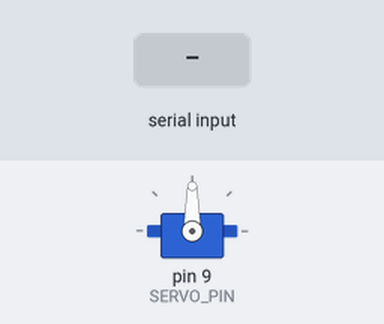
The sketch below on a simulated Arduino Uno, built with avr-gcc and run on an emulated ATmega328P. Shown: servo. The inputs (shaded band) are chosen by the test bench.

Above: at 1.2 s.
1.3 s: "30,150\n" received over Serial
At 3.2 s:
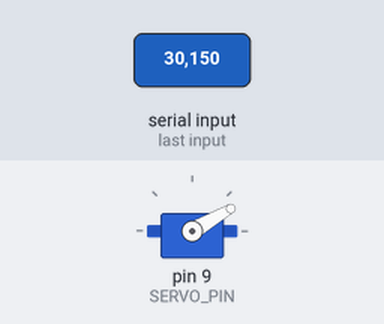
3.5 s: "5\n" received over Serial
At 4.9 s:
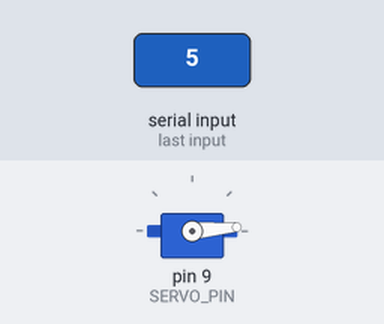
5.5 s: "200\n" received over Serial
At 6.4 s:
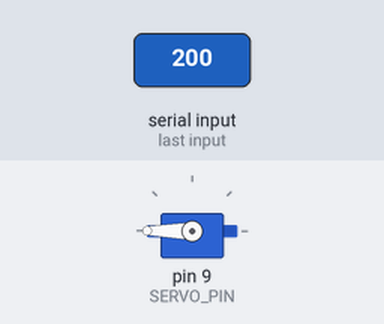
7.5 s: "90,45\n" received over Serial
At 9.2 s:
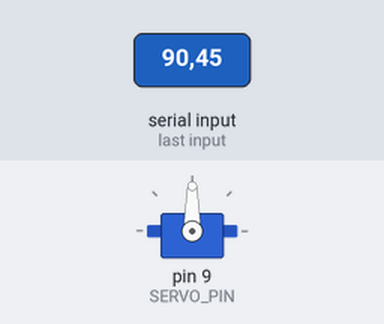
Timing chart, 0 to 10.5 s (numbered marks = the images above; inputs shaded):
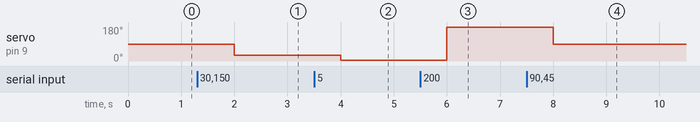

The sketch:

servo.ino
```cpp
#include <Servo.h>

const int SERVO_PIN = 9; //set Servo control pin number

int receiveByte = 0;
String bufferStr = "";

Servo servo; //declare Servo object

void setup() {
  servo.attach(SERVO_PIN);
  servo.write(90);
  Serial.begin(9600);
}

void loop() {
  // Receive PC serial comm
  bufferStr = "";
  while (Serial.available() > 0) {
    receiveByte = Serial.read();
    bufferStr.concat((char)receiveByte);
  }
  if (bufferStr.length() > 0) {
    servo.write(bufferStr.toInt());
  }
  delay(1000);
}
```

Measured:
- after the input at 1.3 s, servo on pin 9 (SERVO_PIN): 90° → 30° after 0.70 s
- after the input at 3.5 s, servo on pin 9 (SERVO_PIN): 30° → 5° after 0.50 s
- after the input at 5.5 s, servo on pin 9 (SERVO_PIN): 5° → 180° after 0.50 s
- after the input at 7.5 s, servo on pin 9 (SERVO_PIN): 180° → 90° after 0.50 s
